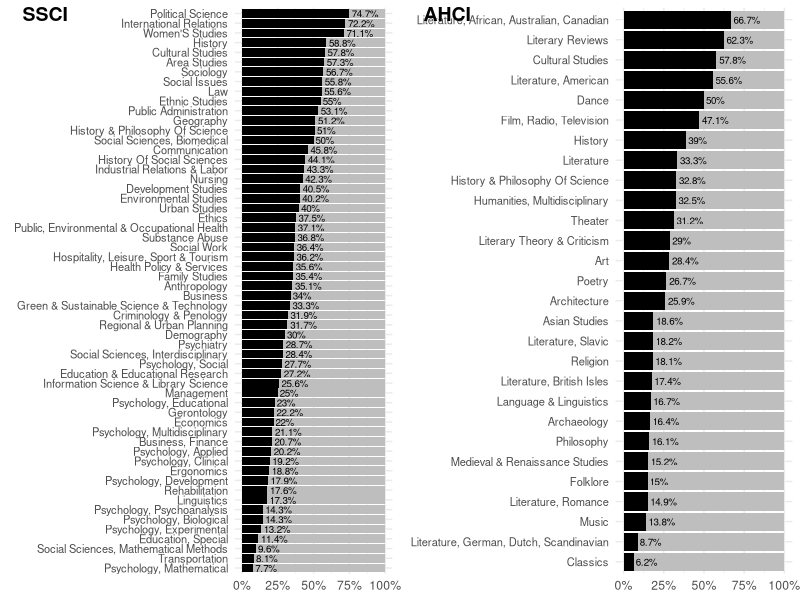
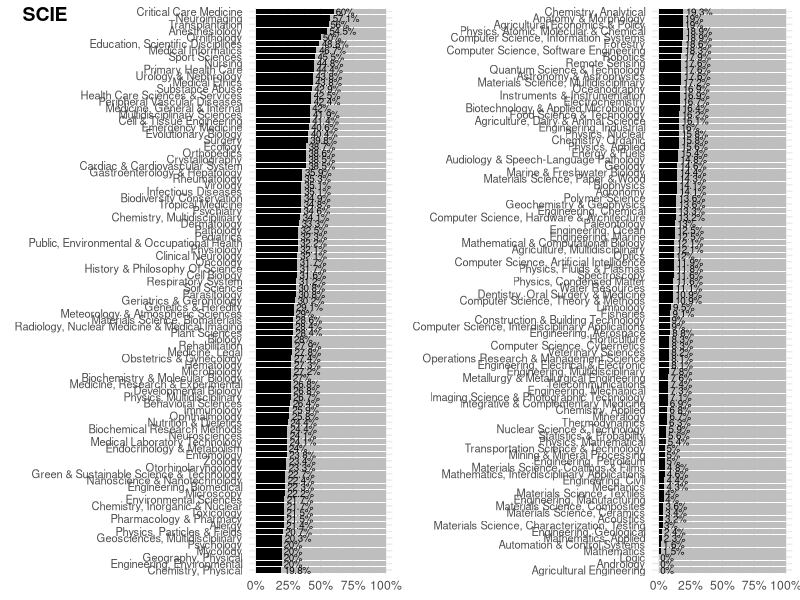

These charts were generated, in order, by the following R code:
library(tidyverse)

# read data
df <- read_csv("twitter_accounts_of_journals.csv")

# function for Modal value
Mode <- function(x) {
  ux <- unique(x)
  ux[which.max(tabulate(match(x, ux)))]
}

# create column with Web of Science index
df <- df %>%
  select(journal_title, issn, twitter, has_twitter, ahci, ssci, scie,
         wos_scie, wos_ahci, wos_ssci) %>%
  distinct() %>%
  pivot_longer(cols = c("ahci", "ssci", "scie"),
               names_to = "wos_index") %>%
  filter(value == 1) %>%
  select(-value)

# summary statistics for SCIE
SCIE <- df %>%
  filter(wos_index == "scie") %>%
  distinct() %>%
  separate_rows(wos_scie, sep = "\\|") %>%
  mutate(wos_scie = trimws(wos_scie))

SCIE %>%
  group_by(wos_scie) %>%
  summarise(with = sum(has_twitter),
            without = n() - with,
            total = n(),
            share = with / total * 100) %>%
  filter(total > 9) %>%
  filter(!is.na(wos_scie)) %>%
  pivot_longer(cols = c(with, without)) %>%
  mutate(name = factor(name, levels = c("without", "with")),
         share = round(share, 1)) %>%
  arrange(desc(share)) %>%
  filter(name == "with") %>%
  summarise(
    avg = mean(share, na.rm = TRUE),
    med = median(share, na.rm = TRUE),
    mode = Mode(share),
    sd = sd(share, na.rm = TRUE),
    min = min(share, na.rm = TRUE),
    q1 = quantile(share, probs = 0.25, na.rm = TRUE),
    q3 = quantile(share, probs = 0.75, na.rm = TRUE),
    max = max(share, na.rm = TRUE)
  )

# summary statistics for SSCI
SSCI <- df %>%
  filter(wos_index == "ssci") %>%
  distinct() %>%
  separate_rows(wos_ssci, sep = "\\|") %>%
  mutate(wos_ssci = trimws(wos_ssci))

SSCI %>%
  group_by(wos_ssci) %>%
  summarise(with = sum(has_twitter),
            without = n() - with,
            total = with + without,
            share = with / total * 100) %>% 
  filter(total > 5) %>%
  filter(!is.na(wos_ssci)) %>%
  pivot_longer(cols = c(with, without)) %>%
  mutate(name = factor(name, levels = c("without", "with")),
         share = round(share, 1)) %>%
  arrange(desc(share)) %>%
  filter(name == "with") %>%
  summarise(
    avg = mean(share, na.rm = TRUE),
    med = median(share, na.rm = TRUE),
    mode = Mode(share),
    sd = sd(share, na.rm = TRUE),
    min = min(share, na.rm = TRUE),
    q1 = quantile(share, probs = 0.25, na.rm = TRUE),
    q3 = quantile(share, probs = 0.75, na.rm = TRUE),
    max = max(share, na.rm = TRUE)
  )

# summary statistics for AHCI
AHCI <- df %>%
  filter(wos_index == "ahci") %>%
  distinct() %>%
  separate_rows(wos_ahci, sep = "\\|") %>%
  mutate(wos_ahci = trimws(wos_ahci))

AHCI %>%
  group_by(wos_ahci) %>%
  summarise(with = sum(has_twitter),
            without = n() - with,
            total = with + without,
            share = with / total * 100) %>%
  filter(total > 5) %>%
  filter(!is.na(wos_ahci)) %>%
  pivot_longer(cols = c(with, without)) %>%
  mutate(name = factor(name, levels = c("without", "with")),
         share = round(share, 1)) %>%
  arrange(desc(share)) %>%
  filter(name == "with") %>%
  summarise(
    avg = mean(share, na.rm = TRUE),
    med = median(share, na.rm = TRUE),
    mode = Mode(share),
    sd = sd(share, na.rm = TRUE),
    min = min(share, na.rm = TRUE),
    q1 = quantile(share, probs = 0.25, na.rm = TRUE),
    q3 = quantile(share, probs = 0.75, na.rm = TRUE),
    max = max(share, na.rm = TRUE)
  )

# graph --- SSCI & AHCI
pp1 <- df %>%
  filter(wos_index == "ssci") %>%
  distinct() %>%
  separate_rows(wos_ssci, sep = "\\|") %>%
  mutate(wos_ssci = trimws(wos_ssci)) %>%
  group_by(wos_ssci) %>%
  summarise(with = sum(has_twitter),
            without = n() - with,
            total = with + without,
            share = with / total * 100) %>%
  filter(total > 5) %>%
  filter(!is.na(wos_ssci)) %>%
  pivot_longer(cols = c(with, without)) %>%
  mutate(name = factor(name, levels = c("without", "with")),
         share = round(share, 1)) %>%
  arrange(desc(share)) %>%
  ggplot() +
  geom_col(aes(x = value,
               y = reorder(wos_ssci, share),
               fill = name),
           position = "fill") +
  geom_text(aes(label = ifelse(name == "with", paste0(share, "%"), ""), x = value, y = reorder(wos_ssci, share)),
            size = 2.5,
            hjust = -0.1,
            position = position_fill(vjust = 1)) +
  scale_fill_manual(values = c("grey", "black")) +
  scale_x_continuous(labels = scales::percent) +
  theme_minimal() +
  theme(axis.title = element_blank(),
        axis.text.y = element_text(size = 8),
        legend.position = "none")

pp2 <- df %>%
  filter(wos_index == "ahci") %>%
  distinct() %>%
  separate_rows(wos_ahci, sep = "\\|") %>%
  mutate(wos_ahci = trimws(wos_ahci)) %>%
  group_by(wos_ahci) %>%
  summarise(with = sum(has_twitter),
            without = n() - with,
            total = with + without,
            share = with / total * 100) %>%
  filter(total > 5) %>%
  filter(!is.na(wos_ahci)) %>%
  pivot_longer(cols = c(with, without)) %>%
  mutate(name = factor(name, levels = c("without", "with")),
         share = round(share, 1)) %>%
  arrange(desc(share)) %>%
  ggplot() +
  geom_col(aes(x = value,
               y = reorder(wos_ahci, share),
               fill = name),
           position = "fill") +
  geom_text(aes(label = ifelse(name == "with", paste0(share, "%"), ""), x = value, y = reorder(wos_ahci, share)),
            size = 2.5,
            hjust = -0.1,
            position = position_fill(vjust = 1)) +
  scale_fill_manual(values = c("grey", "black")) +
  scale_x_continuous(labels = scales::percent) +
  theme_minimal() +
  theme(axis.title = element_blank(),
        axis.text.y = element_text(size = 8),
        legend.position = "none")

pp <- cowplot::plot_grid(pp1, pp2, labels = c("SSCI", "AHCI"))

ggsave("Graph\\categories_ahci_ssci.png",
       pp,
       width = 9,
       height = 13,
       units = "in",
       dpi = 300
)

# grpah -- SCIE
scie.prep <- df %>%
  filter(wos_index == "scie") %>%
  distinct() %>%
  separate_rows(wos_scie, sep = "\\|") %>%
  mutate(wos_scie = trimws(wos_scie)) %>%
  group_by(wos_scie) %>%
  summarise(with = sum(has_twitter),
            without = n() - with,
            total = with + without,
            share = with / total * 100) %>%
  filter(total > 5) %>%
  filter(!is.na(wos_scie)) %>%
  pivot_longer(cols = c(with, without)) %>%
  mutate(name = factor(name, levels = c("without", "with")),
         share = round(share, 1)) %>%
  arrange(desc(share))

scie.df <- scie.prep %>% select(wos_scie, share) %>% arrange(desc(share)) %>% distinct()


p1 <- scie.prep %>%
  top_n(176, share) %>%
  ggplot() +
  geom_col(aes(x = value,
               y = reorder(wos_scie, share),
               fill = name),
           position = "fill") +
  geom_text(aes(label = ifelse(name == "with", paste0(share, "%"), ""), x = value, y = reorder(wos_scie, share)),
            size = 2.5,
            hjust = -0.1,
            position = position_fill(vjust = 1)) +
  scale_fill_manual(values = c("grey", "black")) +
  scale_x_continuous(labels = scales::percent) +
  theme_minimal() +
  #labs(title = "SCIE") +
  theme(axis.title = element_blank(),
        axis.text.y = element_text(size = 8),
        legend.position = "none",
        #plot.title.position = "plot",
        #plot.title = element_text(size = 14, face = "bold")
  )

p2 <- scie.prep %>%
  top_n(-176, share) %>%
  ggplot() +
  geom_col(aes(x = value,
               y = reorder(wos_scie, share),
               fill = name),
           position = "fill") +
  geom_text(aes(label = ifelse(name == "with", paste0(share, "%"), ""), x = value, y = reorder(wos_scie, share)),
            size = 2.5,
            hjust = -0.1,
            position = position_fill(vjust = 1)) +
  scale_fill_manual(values = c("grey", "black")) +
  scale_x_continuous(labels = scales::percent) +
  theme_minimal() +
  theme(axis.title = element_blank(),
        axis.text.y = element_text(size = 8),
        legend.position = "none")

scieplot <- cowplot::plot_grid(p1, p2, labels = "SCIE")

ggsave("Graph\\categories_scie.png",
       scieplot,
       width = 9,
       height = 13,
       units = "in",
       dpi = 300)


# ==========
# summary statistics for all categories
# ==========
AHCI %>%
  bind_rows(SCIE) %>%
  bind_rows(SSCI) %>%
  mutate(wos_scie = paste0("scie_", wos_scie),
         wos_ssci = paste0("ssci_", wos_ssci),
         wos_ahci = paste0("ahci_", wos_ahci),
  ) %>%
  pivot_longer(c(wos_scie, wos_ahci, wos_ssci)) %>%
  separate_rows(value, sep = "\\|") %>%
  mutate(value = trimws(value)) %>%
  filter(!grepl("NA", value)) %>%
  group_by(value) %>%
  summarise(with = sum(has_twitter),
            without = n() - with,
            total = with + without,
            share = with / total * 100) %>%
  filter(grepl("^(ssci|scie|ahci)", value)) %>%
  filter(total > 5) %>%
  select("category" = value, with, without, total, share) %>%
  pivot_longer(cols = c(with, without)) %>%
  mutate(name = factor(name, levels = c("without", "with")),
         share = round(share, 1)) %>%
  arrange(desc(share)) %>%
  filter(name == "with") %>%
  summarise(
    avg = mean(share, na.rm = TRUE),
    med = median(share, na.rm = TRUE),
    mode = Mode(share),
    sd = sd(share, na.rm = TRUE),
    min = min(share, na.rm = TRUE),
    q1 = quantile(share, probs = 0.25, na.rm = TRUE),
    q3 = quantile(share, probs = 0.75, na.rm = TRUE),
    max = max(share, na.rm = TRUE)
  )
